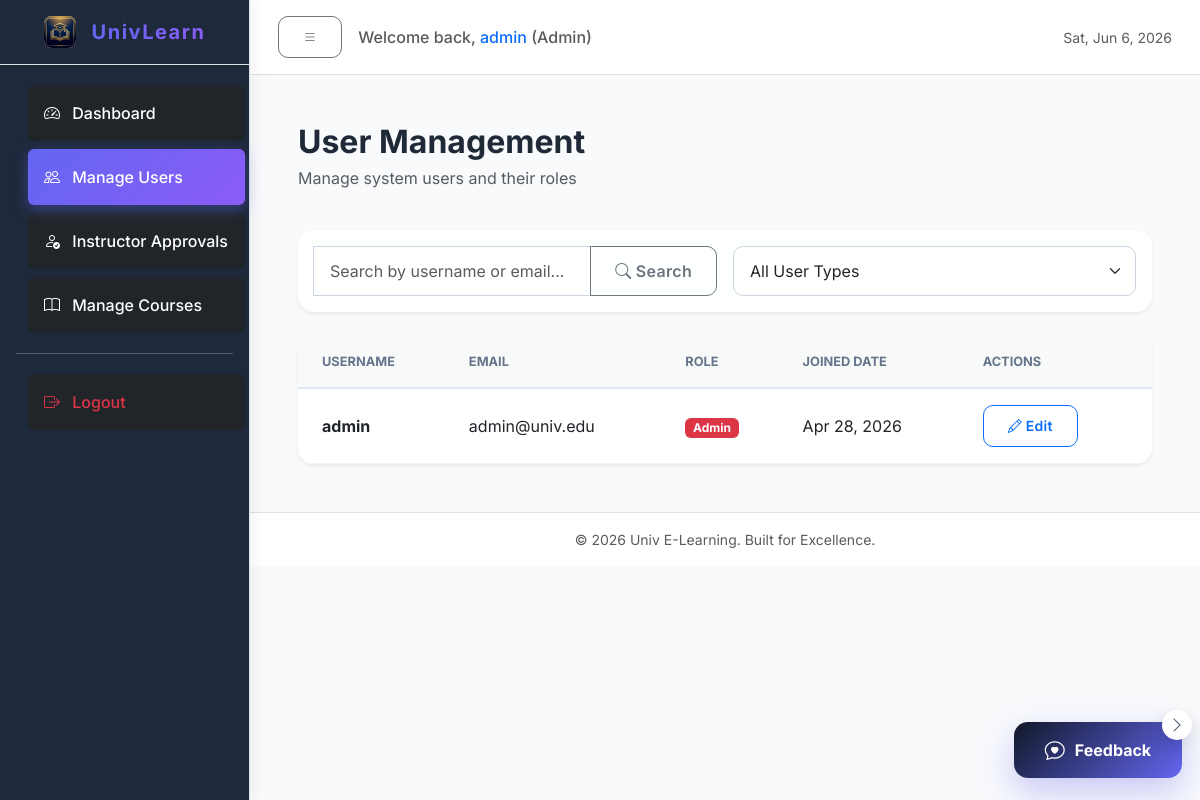
Page /index.php?page=admin-users (signed in) on the committed database.
### tables this page shows
CREATE TABLE IF NOT EXISTS users (
    UserID INT AUTO_INCREMENT PRIMARY KEY,
    Username VARCHAR(50) NOT NULL UNIQUE,
    Email VARCHAR(100) NOT NULL UNIQUE,
    Password VARCHAR(255) NOT NULL,
    UserType ENUM('Admin', 'Instructor', 'Student') NOT NULL DEFAULT 'Student',
    Status ENUM('Pending', 'Approved', 'Rejected') NOT NULL DEFAULT 'Approved',
    EmailVerifiedAt DATETIME NULL DEFAULT NULL,
    CreatedAt TIMESTAMP DEFAULT CURRENT_TIMESTAMP,
    LastActiveAt DATETIME NULL DEFAULT NULL
);

### app/controllers/AdminController.php (called while the page is built, shortened)
<?php
class AdminController {
    private $pdo;
    public function __construct($pdo) {
        $this->pdo = $pdo;
    }
    public function users() {
        $query = "SELECT * FROM users WHERE 1=1";
        $params = [];
        $query .= " ORDER BY CreatedAt DESC";
        $stmt = $this->pdo->prepare($query);
        $stmt->execute($params);
        $users = $stmt->fetchAll();
        require __DIR__ . '/../views/admin/users.php';
    }
}

### app/views/admin/users.php (the view, shortened to what this page needs)
<?php
include __DIR__ . '/../partials/header.php';
include __DIR__ . '/../partials/sidebar_v2.php';
?>
<div class="container-fluid p-4">
    <div class="d-flex justify-content-between align-items-center mb-4">
        <div>
            <h2 class="fw-bold mb-1">User Management</h2>
            <p class="text-muted">Manage system users and their roles</p>
        </div>
    </div>
    <div class="card border-0 shadow-sm mb-4">
        <div class="card-body p-3">
            <div class="row g-3">
                <div class="col-md-6">
                    <form method="GET" class="input-group">
                        <input type="text" class="form-control" name="search" placeholder="Search by username or email..." value="<?php echo htmlspecialchars($_GET['search'] ?? ''); ?>">
                        <button class="btn btn-outline-secondary" type="submit">
                            <i class="bi bi-search"></i> Search
                        </button>
                    </form>
                </div>
                <div class="col-md-6">
                    <select class="form-select" onchange="window.location='?page=admin-users&type=' + this.value">
                        <option value="">All User Types</option>
                    </select>
                </div>
            </div>
        </div>
    </div>
    <div class="card border-0 shadow-sm">
        <div class="card-body p-0">
            <div class="table-responsive">
                <table class="table table-hover align-middle mb-0">
                    <thead class="bg-light">
                        <tr>
                            <th class="ps-4">Username</th>
                            <th>Email</th>
                            <th>Role</th>
                            <th>Joined Date</th>
                            <th class="pe-4">Actions</th>
                        </tr>
                    </thead>
                    <tbody>
                        <?php if (empty($users)): ?>
                            <tr>
                                <td colspan="5" class="text-center py-5">
                                    <p class="text-muted mb-0">No users found.</p>
                                </td>
                            </tr>
                        <?php else: ?>
                            <?php foreach ($users as $user): ?>
                                <tr>
                                    <td class="ps-4 fw-bold"><?php echo htmlspecialchars($user['Username']); ?></td>
                                    <td><?php echo htmlspecialchars($user['Email']); ?></td>
                                    <td>
                                        <span class="badge <?php
                                            echo match($user['UserType']) {
                                                'Admin' => 'bg-danger',
                                                'Instructor' => 'bg-primary',
                                                'Student' => 'bg-secondary',
                                                default => 'bg-secondary'
                                            };
                                        ?>">
                                            <?php echo $user['UserType']; ?>
                                        </span>
                                    </td>
                                    <td><?php echo date('M d, Y', strtotime($user['CreatedAt'])); ?></td>
                                    <td class="pe-4">
                                        <a href="?page=admin-edit-user&id=<?php echo $user['UserID']; ?>" class="btn btn-sm btn-outline-primary">
                                            <i class="bi bi-pencil"></i> Edit
                                        </a>
                                    </td>
                                </tr>
                            <?php endforeach; ?>
                        <?php endif; ?>
                    </tbody>
                </table>
            </div>
        </div>
    </div>
</div>
<?php include __DIR__ . '/../partials/footer.php'; ?>

### public/css/style.css (style rules this page uses)
:root { --primary-color: #6366f1; --primary-hover: #4f46e5; --secondary-color: #8b5cf6; --dark-bg: #0f172a; --sidebar-bg: #1e293b; --text-main: #1f2937; --text-muted: #64748b; --glass-bg: rgba(255, 255, 255, 0.85); --glass-border: rgba(255, 255, 255, 0.3); }
body { font-family: 'Inter', 'Segoe UI', sans-serif; color: var(--text-main); background-color: #f8fafc; -webkit-font-smoothing: antialiased; }
html, body { max-width: 100%; overflow-x: hidden; }
.card { border: 1px solid rgba(255, 255, 255, 0.6); border-radius: 16px; background: var(--glass-bg); backdrop-filter: blur(12px); -webkit-backdrop-filter: blur(12px); box-shadow: 0 8px 32px rgba(0, 0, 0, 0.05); transition: transform 0.3s cubic-bezier(0.34, 1.56, 0.64, 1), box-shadow 0.3s ease; overflow: hidden; }
.btn { border-radius: 10px; font-weight: 600; padding: 0.6rem 1.5rem; transition: all 0.3s ease; text-transform: none; letter-spacing: 0.3px; }
.table { border-collapse: separate; border-spacing: 0; }
.table thead th { background-color: rgba(249, 250, 251, 0.8); text-transform: uppercase; font-size: 0.8rem; font-weight: 700; color: var(--text-muted); border-bottom: 2px solid #e2e8f0; padding: 1rem; }
.table tbody td { padding: 1rem; vertical-align: middle; border-bottom: 1px solid #f1f5f9; }
.table tbody tr { transition: background-color 0.2s ease; }
.form-control, .form-select { border-radius: 10px; padding: 0.75rem 1rem; border: 1px solid #cbd5e1; background-color: rgba(255, 255, 255, 0.9); transition: all 0.3s ease; }

### rows in the picture
users: Username "admin", Email "admin@univ.edu", UserType "Admin", CreatedAt "Apr 28, 2026"

### other values in the picture
$_SESSION['username'] "admin"
$_SESSION['user_type'] "Admin"
APP_NAME "Univ E-Learning"
